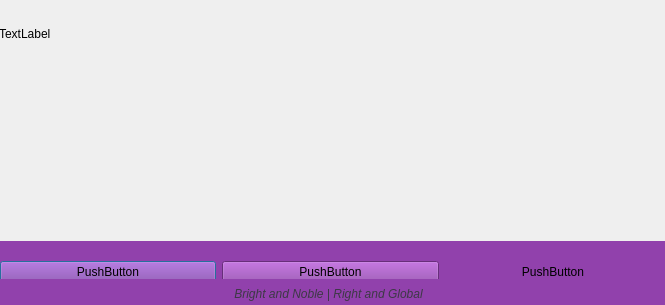
<?xml version="1.0" encoding="UTF-8"?>
<ui version="4.0">
 <class>AboutDalog</class>
 <widget class="QDialog" name="AboutDalog">
  <property name="geometry">
   <rect>
    <x>0</x>
    <y>0</y>
    <width>665</width>
    <height>305</height>
   </rect>
  </property>
  <property name="windowTitle">
   <string>About Peritia </string>
  </property>
  <property name="windowOpacity">
   <double>1.000000000000000</double>
  </property>
  <widget class="QWidget" name="gridLayoutWidget">
   <property name="geometry">
    <rect>
     <x>-1</x>
     <y>-1</y>
     <width>671</width>
     <height>311</height>
    </rect>
   </property>
   <layout class="QGridLayout" name="gridLayout">
    <item row="1" column="0">
     <widget class="QLabel" name="label">
      <property name="text">
       <string>TextLabel</string>
      </property>
     </widget>
    </item>
    <item row="1" column="1">
     <layout class="QVBoxLayout" name="verticalLayout_2"/>
    </item>
    <item row="3" column="0" colspan="2">
     <widget class="QWidget" name="widget" native="true">
      <property name="styleSheet">
       <string notr="true">background-color: rgb(145, 65, 172);</string>
      </property>
      <widget class="QWidget" name="horizontalLayoutWidget">
       <property name="geometry">
        <rect>
         <x>1</x>
         <y>11</y>
         <width>661</width>
         <height>41</height>
        </rect>
       </property>
       <layout class="QHBoxLayout" name="horizontalLayout">
        <item>
         <widget class="QPushButton" name="pushButton">
          <property name="text">
           <string>PushButton</string>
          </property>
         </widget>
        </item>
        <item>
         <widget class="QPushButton" name="pushButton_3">
          <property name="text">
           <string>PushButton</string>
          </property>
         </widget>
        </item>
        <item>
         <widget class="QPushButton" name="pushButton_2">
          <property name="text">
           <string>PushButton</string>
          </property>
          <property name="flat">
           <bool>true</bool>
          </property>
         </widget>
        </item>
       </layout>
      </widget>
      <widget class="QWidget" name="verticalLayoutWidget">
       <property name="geometry">
        <rect>
         <x>0</x>
         <y>38</y>
         <width>659</width>
         <height>31</height>
        </rect>
       </property>
       <layout class="QVBoxLayout" name="verticalLayout">
        <item alignment="Qt::AlignHCenter">
         <widget class="QLabel" name="label_2">
          <property name="text">
           <string>&lt;html&gt;&lt;head/&gt;&lt;body&gt;&lt;p align=&quot;center&quot;&gt;&lt;span style=&quot; font-style:italic; color:#3d3846;&quot;&gt;Bright and Noble | Right and Global&lt;/span&gt;&lt;/p&gt;&lt;/body&gt;&lt;/html&gt;</string>
          </property>
         </widget>
        </item>
       </layout>
      </widget>
     </widget>
    </item>
    <item row="2" column="0">
     <spacer name="verticalSpacer">
      <property name="orientation">
       <enum>Qt::Vertical</enum>
      </property>
      <property name="sizeType">
       <enum>QSizePolicy::Fixed</enum>
      </property>
      <property name="sizeHint" stdset="0">
       <size>
        <width>40</width>
        <height>167</height>
       </size>
      </property>
     </spacer>
    </item>
   </layout>
  </widget>
 </widget>
 <resources/>
 <connections/>
</ui>
